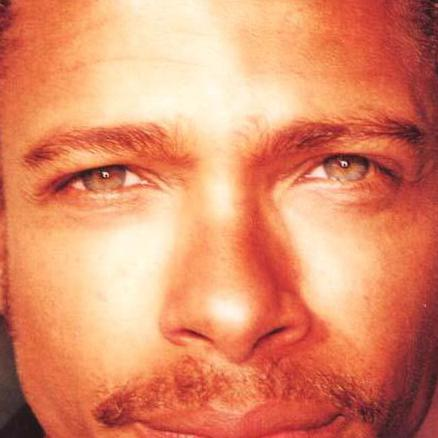
#> input picture actors/faces/Gary_Dourdan/Gary_Dourdan_38788_20662.jpeg, 438 x 438 px; its folder holds only this picture in this run
$ python gender_classification_part6.py
#> lines starting #> are read from the running program, lines starting #| are printed output that depends on the picture
### functions.py

import numpy as np
import cv2
import os
import math
from collections import Counter
import matplotlib.pyplot as plt
from matplotlib.offsetbox import OffsetImage, AnnotationBbox
from matplotlib.cbook import get_sample_data
# [10 lines of commented-out code are left out]
path = "C:/Users/Clement/Desktop/final project"
###################################################################

# preparing the sets for gender recognition
# [147 lines left out: functions get_data_gender, get_data_gender_canny, not called in this run]

# preparing the sets for gender recognition on the other actresses and actors
def get_other_data_gender():

    # Down-scaling and grey-scaling of the images
    directory_list1 = [a for a in os.listdir() if os.path.isdir(a)]

    directory_list2 = [os.path.join(path,filename) for filename in directory_list1 if (filename == 'actors' or filename == 'actresses')]

    every, train, valid, test = [],[],[],[]
    images, train_images, test_images = [],[],[]

    for directory_1 in directory_list2:

        gender = ''
        if directory_1 ==  os.path.join(path, 'actors'):
            gender = 'male'
        if directory_1 ==  os.path.join(path, 'actresses'):
            gender = 'female'

        file = [os.path.join(directory_1,filename) for filename in os.scandir(directory_1)]

        for directory_2 in file:

            for actor in os.scandir(directory_2):

                if not(actor.name == 'Gerard_Butler' or actor.name == 'Daniel_Radcliffe' or actor.name == 'Michael_Vartan' or actor.name == 'Lorraine_Bracco' or actor.name == 'Peri_Gilpin' or actor.name == 'Angie_Harmon'):

                    for image in os.scandir(os.path.join(directory_2,actor)):

                        img = cv2.imread(os.path.join(os.path.join(directory_2,actor),image.name))
#> img is the input picture: shape (438, 438, 3); mean B, G, R 105, 139.9, 224

                        # gray scalling
                        grayed = cv2.cvtColor(img,cv2.COLOR_BGR2GRAY)
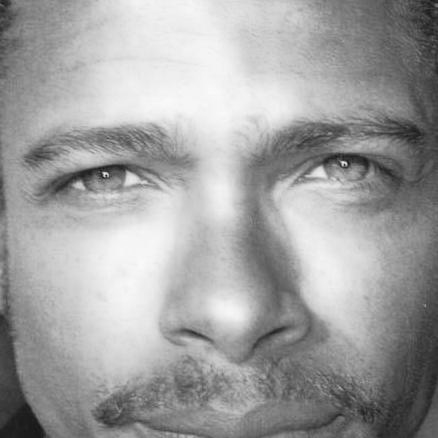
#> grayed: shape (438, 438); min 21, max 250, mean 161

                        # downscalling to 32x32
                        dim = (32, 32)
                        resized = cv2.resize(grayed, dim, interpolation = cv2.INTER_AREA)
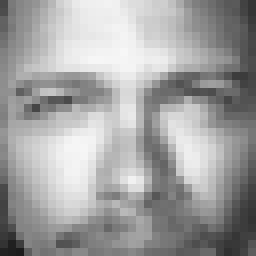
#> resized: shape (32, 32) (shown 8 times larger); min 28, max 247, mean 161

                        # saving the image_path and the flatten image
                        every.append([((np.array(resized)).flatten()).tolist(),gender])
                        images.append(resized)

                        # initializing the training, test and validation sets
                    i=0
                    while i < int(len(every)*80/100):
                        train.append(every[i])
                        train_images.append(images[i])
                        i+=1
#> this loop made 0 passes
#> after the loop, i = 0; train = []; train_images = []
                    while i < len(every) - int((len(every)*20/100)/2):
                        valid.append(every[i])
                        i+=1
#> this loop made 1 pass
#> i on pass 1: 1
#> after the loop, i = 1; valid = 1 item
                    while i < len(every):
                        test.append(every[i])
                        test_images.append(images[i])
                        i+=1
#> after the loop, i = 1; test = []; test_images = []

                    every = []
                    images = []

    return train,valid,test,train_images, test_images

# using an edges detector (canny)
# [165 lines left out: functions get_other_data_gender_canny, get_data_person, get_data_person_canny, not called in this run]

# L2 distance
def L2_distance(X, Y):
    sum = 0
    for i in range(len(X)):
        sum += math.pow(X[i] - Y[i], 2)
    dis = math.sqrt(sum)
    #print(dis)
    return dis

# Find the best K
def find_k(train_set, validation_set):
    efficiency = 0
    efficiencies = []
    k = 1
    while k<=50:
        prediction = []
        for x in validation_set:
            count = 0
            distances = []
            for y in train_set:
                distance = L2_distance(x[0],y[0])
                distances.append([distance, count])
                count+=1
            ordered_distances = sorted(distances, key=lambda x: x[0])
            #print("this ", ordered_distances)
            k_nearest = ordered_distances[:k]
            k_nearest_labels = Counter([(train_set[i[1]])[1] for i in k_nearest])
            most_comnon_label = k_nearest_labels.most_common(1)[0]
            prediction.append([x, most_comnon_label[0]])

        # verifying the efficiency of the algorithm for the current k
        #print(prediction)
        sum = 0
        for p in prediction:
            if p[0][1]==p[1]:
                sum+=1
        efficiency = sum / len(prediction)
        efficiencies.append([efficiency, k])
        print("For K = ", k, " --- Efficiency = ", efficiency)
        k+=1

    efficiencies = sorted(efficiencies, key=lambda x: x[0])
    print('\nBest result = ', efficiencies[len(efficiencies)-1][0], ', for k = ', efficiencies[len(efficiencies)-1][1], '\n')
    return efficiencies[len(efficiencies)-1][1]

# K-NN for one point
# [36 lines left out: functions knn, imscatter, not called in this run]

### gender_classification_part6.py
import functions as fn
import matplotlib.pyplot as plt
import cv2
import numpy as np
import gc

train_set, validation_set, test_set, train_images, test_images = fn.get_other_data_gender()

k = fn.find_k(train_set, validation_set)

predictions = []
nearests = []
indexes = []
for test_point in test_set:
    k_nearest, indexs, prediction = fn.knn(train_set, test_point, k)
    predictions.append(prediction)
    nearests.append(k_nearest)
    indexes.append(indexs)

for i in range(len(nearests)):
    print('Prediction for --> ', test_set[i][1], ' --> is --> ', predictions[i], " --> from --> ", nearests[i])

# Measuring the performance
sum = 0
failures = [] # saving failures
fail_near = [] # saving failures' k nearest neighbours
for i in range(len(test_set)):
    if test_set[i][1]==predictions[i]:
        sum+=1
#> (the run stopped early here; a loop or call above may not have finished)

$ run again, on actors/faces/Leonardo_DiCaprio/Leonardo_DiCaprio_73133_39319.jpeg
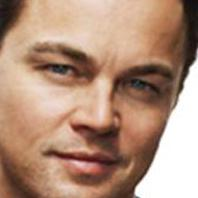
#> input picture actors/faces/Leonardo_DiCaprio/Leonardo_DiCaprio_73133_39319.jpeg, 198 x 198 px
#> in get_other_data_gender, img is the input picture: shape (198, 198, 3); mean B, G, R 122.9, 143.7, 177.9
#> in get_other_data_gender, `grayed = cv2.cvtColor(img,cv2.COLOR_BGR2GRAY)`:
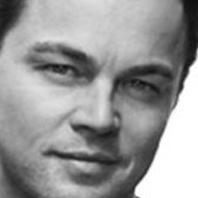
#> grayed: shape (198, 198); min 10, max 255, mean 151.6
#> in get_other_data_gender, `resized = cv2.resize(grayed, dim, interpolation = cv2.INTER_AREA)`:
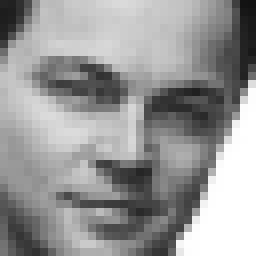
#> resized: shape (32, 32) (shown 8 times larger); min 18, max 255, mean 151.6
#> after the loop in get_other_data_gender, `while i < int(len(every)*80/100):`: i = 0; train = []
#> the loop in get_other_data_gender, `while i < len(every) - int((len(every)*20/100)/2):` made 1 pass
#> i on pass 1: 1
#> after the loop in get_other_data_gender, `while i < len(every) - int((len(every)*20/100)/2):`: i = 1; valid = 1 item
#> after the loop in get_other_data_gender, `while i < len(every):`: i = 1; test = []

$ run again, on actors/faces/Paul_Walker/Paul_Walker_90691_47264.jpeg
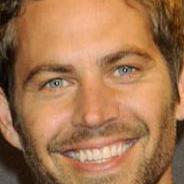
#> input picture actors/faces/Paul_Walker/Paul_Walker_90691_47264.jpeg, 184 x 184 px
#> in get_other_data_gender, img is the input picture: shape (184, 184, 3); mean B, G, R 81, 117.4, 165.3
#> in get_other_data_gender, `grayed = cv2.cvtColor(img,cv2.COLOR_BGR2GRAY)`:
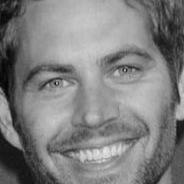
#> grayed: shape (184, 184); min 2, max 233, mean 127.6
#> in get_other_data_gender, `resized = cv2.resize(grayed, dim, interpolation = cv2.INTER_AREA)`:
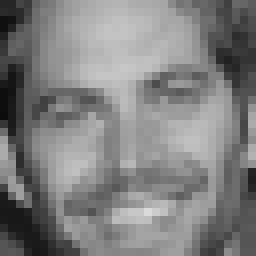
#> resized: shape (32, 32) (shown 8 times larger); min 13, max 217, mean 127.6
#> after the loop in get_other_data_gender, `while i < int(len(every)*80/100):`: i = 0; train = []
#> the loop in get_other_data_gender, `while i < len(every) - int((len(every)*20/100)/2):` made 1 pass
#> i on pass 1: 1
#> after the loop in get_other_data_gender, `while i < len(every) - int((len(every)*20/100)/2):`: i = 1; valid = 1 item
#> after the loop in get_other_data_gender, `while i < len(every):`: i = 1; test = []

$ run again, on actors/faces/Paul_Walker/Paul_Walker_90733_47292.jpeg
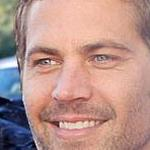
#> input picture actors/faces/Paul_Walker/Paul_Walker_90733_47292.jpeg, 150 x 150 px
#> in get_other_data_gender, img is the input picture: shape (150, 150, 3); mean B, G, R 140, 147.7, 184.5
#> in get_other_data_gender, `grayed = cv2.cvtColor(img,cv2.COLOR_BGR2GRAY)`:
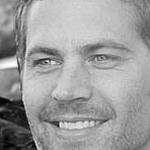
#> grayed: shape (150, 150); min 1, max 254, mean 157.8
#> in get_other_data_gender, `resized = cv2.resize(grayed, dim, interpolation = cv2.INTER_AREA)`:
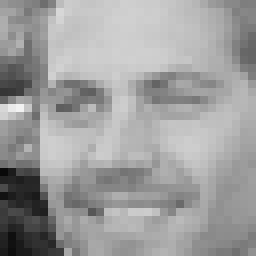
#> resized: shape (32, 32) (shown 8 times larger); min 9, max 242, mean 157.8
#> after the loop in get_other_data_gender, `while i < int(len(every)*80/100):`: i = 0; train = []
#> the loop in get_other_data_gender, `while i < len(every) - int((len(every)*20/100)/2):` made 1 pass
#> i on pass 1: 1
#> after the loop in get_other_data_gender, `while i < len(every) - int((len(every)*20/100)/2):`: i = 1; valid = 1 item
#> after the loop in get_other_data_gender, `while i < len(every):`: i = 1; test = []
